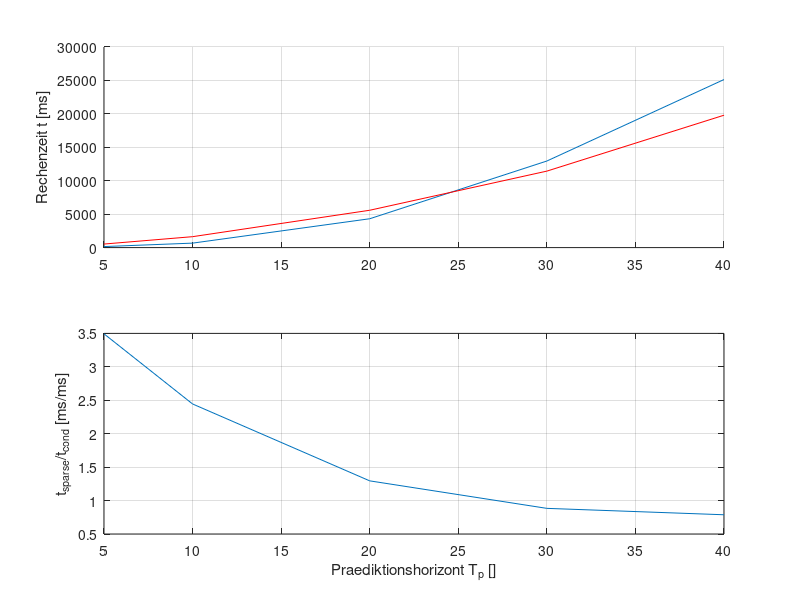
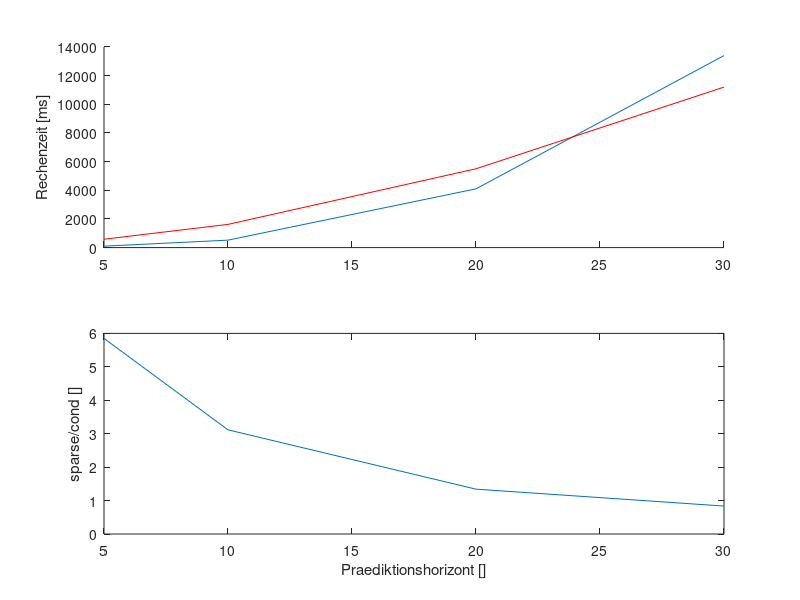

The MATLAB script that drew these images, in order:
N = [5, 10, 20, 30, 40];
% durchschnittliche Rechenzeiten
% cond = [89.5, 500, 3586.65, 11193];
% sparse = [457, 1620 5273, 11358];
cond = [152, 668, 4313, 12946, 25132];
sparse = [531, 1633 5584, 11437, 19797];

% plot
figure(1)
subplot(2, 1, 1)
hold on;
plot(N, cond);
plot(N, sparse, 'r');
grid on
ylabel('Rechenzeit t [ms]')
subplot(2, 1, 2)
plot(N, sparse./cond)
ylabel('t_{sparse}/t_{cond} [ms/ms]')
xlabel('Praediktionshorizont T_p []')
grid on

N = [5, 10, 20, 30];
% vorher
cond1 = [100, 520, 4100, 13400];
sparse1 = [950, 4250, 27500, 80000];

% nachher
cond2 = [70, 295, 1200, 3750];
sparse2 = [585, 1620, 5500, 11200];

% % plot
% figure(1)
% subplot(2, 1, 1)
% hold on;
% plot(N, cond1);
% plot(N, sparse1, 'r');
% subplot(2, 1, 2)
% plot(N, sparse1./cond1)
% figure(2)
% subplot(2, 1, 1)
% hold on;
% plot(N, cond2);
% plot(N, sparse2, 'r');
% subplot(2, 1, 2)
% plot(N, sparse2./cond2)
figure(3)
subplot(2, 1, 1)
hold on;
plot(N, cond1);
plot(N, sparse2, 'r');
ylabel('Rechenzeit [ms]')
subplot(2, 1, 2)
plot(N, sparse2./cond1)
ylabel('sparse/cond []')
xlabel('Praediktionshorizont []')